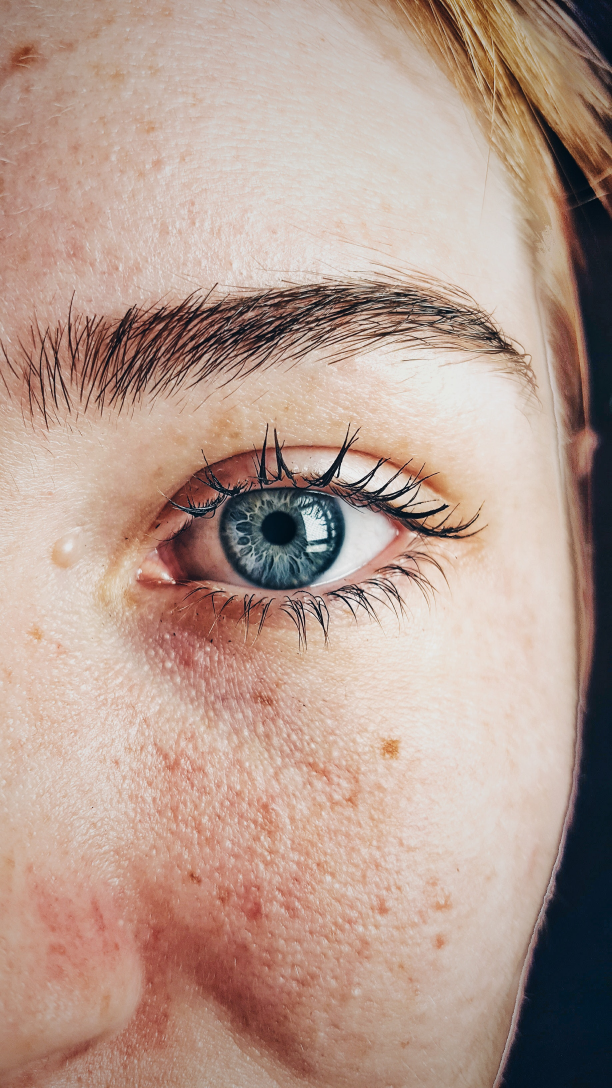
#> input picture Imagens/Olho.jpg, 1836 x 3264 px, found by its file name (shown at 1/3 size)
$ python 'Piramide de Imagem - Versão 1.1.0.py'
#> lines starting #> are read from the running program, lines starting #| are printed output that depends on the picture
#
########################################################################
# Importação das Bibliotecas Necessárias
########################################################################
#
import cv2 as cv
import os
from pathlib import Path

#
########################################################################
# Funções de Apoio
########################################################################
#
def LimpaTerminal ():
    if os.name == "nt":
       _ = os.system( "cls" )
    else:
      _ = os.system( "clear ")
    return ()

#
########################################################################
# Definições Gerais
########################################################################
#
NomeImagem  = "Olho.jpg"
dirRaiz = Path.home()
dirBase = "LocalCV"
dirImagem = "Imagens"
dirCaminhoImagem = str(Path(dirRaiz, dirBase, dirImagem, NomeImagem))

#
########################################################################
# Lendo e Checando se a Imagem Foi Lida com Sucesso
########################################################################
#
Imagem = cv.imread ( dirCaminhoImagem, cv.IMREAD_COLOR)
#> Imagem is the input picture: shape (3264, 1836, 3); mean B, G, R 143.6, 155.5, 181.1
if Imagem is None:
   LimpaTerminal ()
   print( "Não Foi Localizada a Imagem : ", NomeImagem)
   exit ()

imgReduzida = cv.resize(Imagem, (0,0), fx=0.2, fy=0.2, interpolation = cv.INTER_AREA)
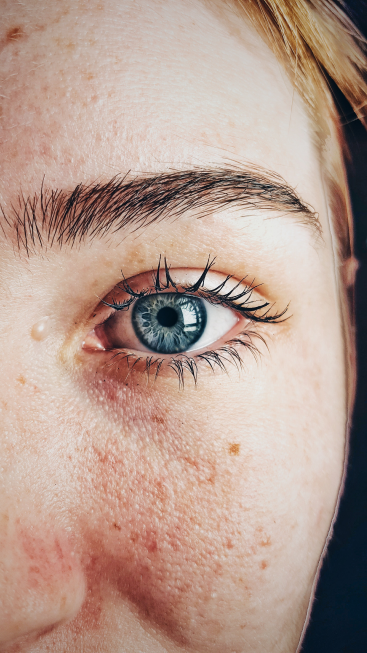
#> imgReduzida: shape (653, 367, 3); mean B, G, R 143.6, 155.6, 181.2
while True:
    nLinhas, nColunas, _channels = map(int, imgReduzida.shape)
#> nLinhas = 653; nColunas = 367
    cv.imshow ( "Janela Base", imgReduzida)

    Tecla = cv.waitKey(0)
#> (key Esc is pressed here)
    if Tecla == 27:
        break

    elif chr(Tecla) == 'i':
        imgReduzida = cv.pyrUp(imgReduzida, dstsize=(2 * nColunas, 2 * nLinhas))

    elif chr(Tecla) == 'o':
        imgReduzida = cv.pyrDown(imgReduzida, dstsize=(nColunas // 2, nLinhas // 2))

#
########################################################################
# Destrói o Janelamento
########################################################################
#
cv.destroyAllWindows()

########################################################################
# FIM DO PROGRAMA
########################################################################

$ run again, with Imagens/AmigosEscritorio.jpg copied over Imagens/Olho.jpg
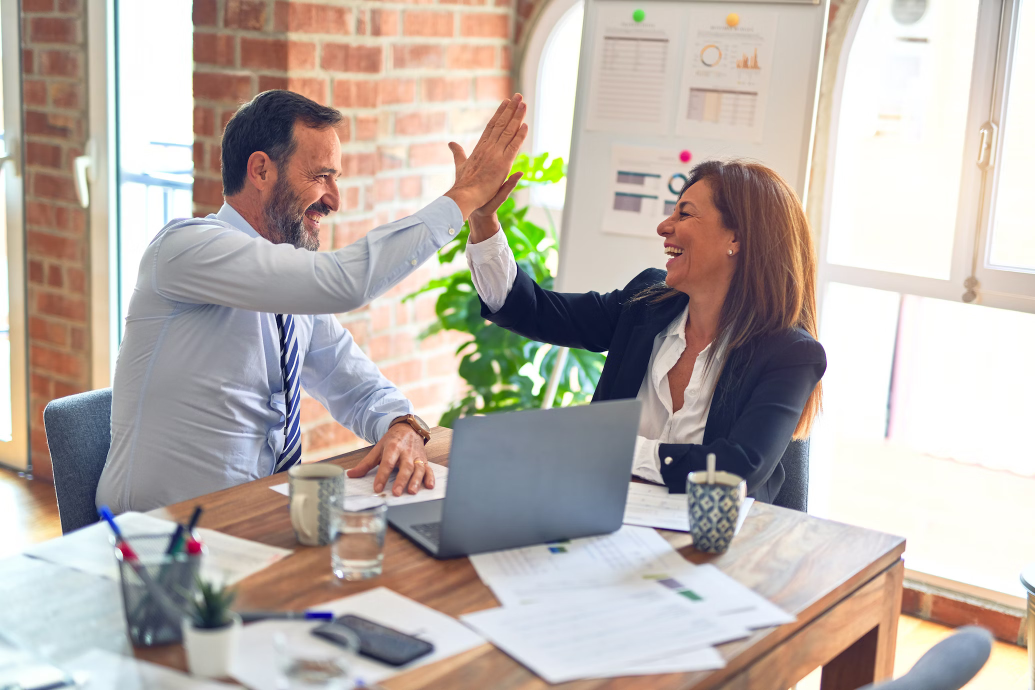
#> input picture Imagens/AmigosEscritorio.jpg, 2070 x 1380 px, found by its file name (shown at 1/2 size)
#> Imagem is the input picture: shape (1380, 2070, 3); mean B, G, R 169.5, 175.7, 185.3
#> `imgReduzida = cv.resize(Imagem, (0,0), fx=0.2, fy=0.2, interpolation =..`:
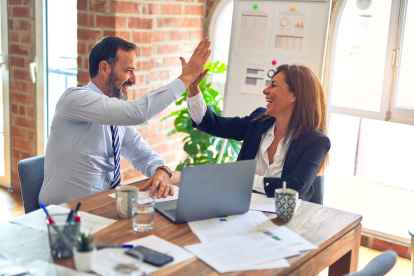
#> imgReduzida: shape (276, 414, 3); mean B, G, R 169.5, 175.7, 185.3
